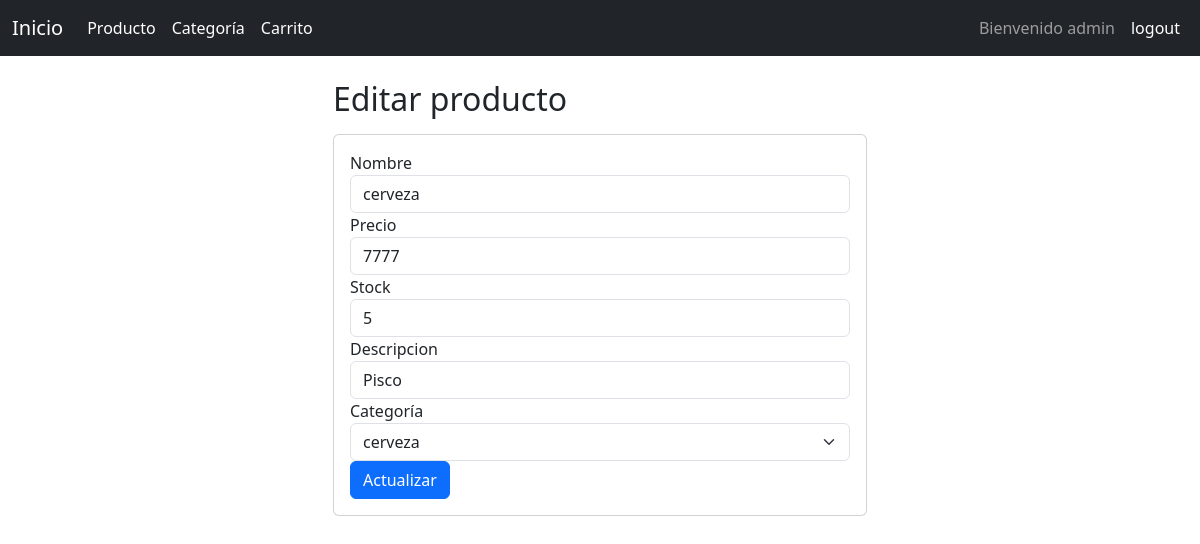
The app's page /productos/Editar_producto/1 (signed in) with its own data.
### productos/models.py (models this page shows, shortened)
class Productos(models.Model):
    id_producto = models.AutoField(primary_key=True)
    nombre = models.CharField(max_length=20)
    precio = models.IntegerField(default=0)
    stock = models.IntegerField(default=0)
    descripcion = models.CharField(max_length=20)
    categoria = models.ForeignKey(Categoria,on_delete=models.CASCADE)

### categorias/models.py (models this page shows, shortened)
class Categoria(models.Model):
    id_categoria = models.AutoField(primary_key=True)
    nombre = models.CharField(max_length=100)

### productos/views.py (the view, shortened to what this page needs)
# urls.py: path('Editar_producto/<id_producto>', views.Editar_producto,name='Editar_producto'), # Ruta para la vista que edita un producto existente, pasando el ID del producto como parámetro
def Editar_producto(request, id_producto):
    producto = Productos.objects.get(id_producto=id_producto)
    categorias = Categoria.objects.all()
    return render(request, 'editar_producto.html', {'producto': producto, 'categorias': categorias})

### productos/templates/editar_producto.html (shortened to what this page needs)
{% extends 'base.html' %}
{% block content %}
<div class="container mt-3 mb-3">
    <div class="row justify-content-center">
        <div class="col-sm-8 col-md-8 col-lg-8 col-xl-6">
            <h2 class="mb-3">Editar producto</h2>
            <div class="card">
                <div class="card-body">
                    <form method="POST">
                        <div class="form-group">
                            <label for="nombre">Nombre</label>
                            <input type="text" class="form-control" id="nombre" name="nombre" value="{{ producto.nombre }}" placeholder="Ingresa Nombre" required>
                        </div>
                        <div class="form-group">
                            <label for="precio">Precio</label>
                            <input type="number" class="form-control" id="precio" name="precio" value="{{ producto.precio }}" placeholder="Ingresa precio">
                        </div>
                        <div class="form-group">
                            <label for="stock">Stock</label>
                            <input type="number" class="form-control" id="stock" name="stock" value="{{ producto.stock }}" placeholder="Ingresa stock">
                        </div>
                        <div class="form-group">
                            <label for="descripcion">Descripcion</label>
                            <input type="text" class="form-control" id="descripcion" name="descripcion" value="{{ producto.descripcion }}" placeholder="Ingresa stock">
                        </div>
                        <div class="form-group">
                            <label for="categoria">Categoría</label><br/>
                            <select class="form-select" id="categoria" name="categoria" required>
                                {% for categoria in categorias %}
                                    <option value="{{ categoria.id_categoria }}" {% if producto.categoria.id_categoria == categoria.id_categoria %} selected {% endif %}>{{ categoria.nombre }}</option>
                                {% endfor %}
                            </select>
                        </div>
                        <button type="submit" class="btn btn-primary">Actualizar</button>
                    </form>
                </div>
            </div>
        </div>
    </div>
</div>
{% endblock content %}

### templates/base.html (shortened to what this page needs)
<!DOCTYPE html>
<html lang="es">
<head>
    <link href="https://cdn.jsdelivr.net/npm/bootstrap@5.3.0/dist/css/bootstrap.min.css" rel="stylesheet">
</head>
<body>
<nav class="navbar navbar-expand-lg navbar-dark bg-dark">
    <div class="container-fluid">
        <a class="navbar-brand" href="{% url 'home' %}">Inicio</a>
        <div class="collapse navbar-collapse" id="navbarNav">
            {% if user.is_authenticated %}
            <ul class="navbar-nav me-auto">
                <li class="nav-item">
                    <a class="nav-link active" href="/productos">Producto</a>
                </li>
                <li class="nav-item">
                    <a class="nav-link active" href="/categorias">Categoría</a>
                </li>
                <li class="nav-item">
                    <a class="nav-link active" href="#">Carrito</a>
                </li>
            </ul>
            <ul class="navbar-nav ms-auto">
                <li class="nav-item d-flex align-items-center">
                    <span class="navbar-text me-2">
                        Bienvenido {{ user }}
                    </span>
                </li>
                <li class="nav-item">
                    <a class="nav-link active" href="/logout">logout</a>
                </li>
            </ul>
            {% endif %}
        </div>
    </div>
</nav>
<div class="container mt-4">
    {% block content %}
    {% endblock %}
</div>
</body>
</html>

### records on screen
Productos: nombre "cerveza", precio "7777", stock "5", descripcion "Pisco", categoria "cerveza"

### other values on screen
{{ user }} "admin"
